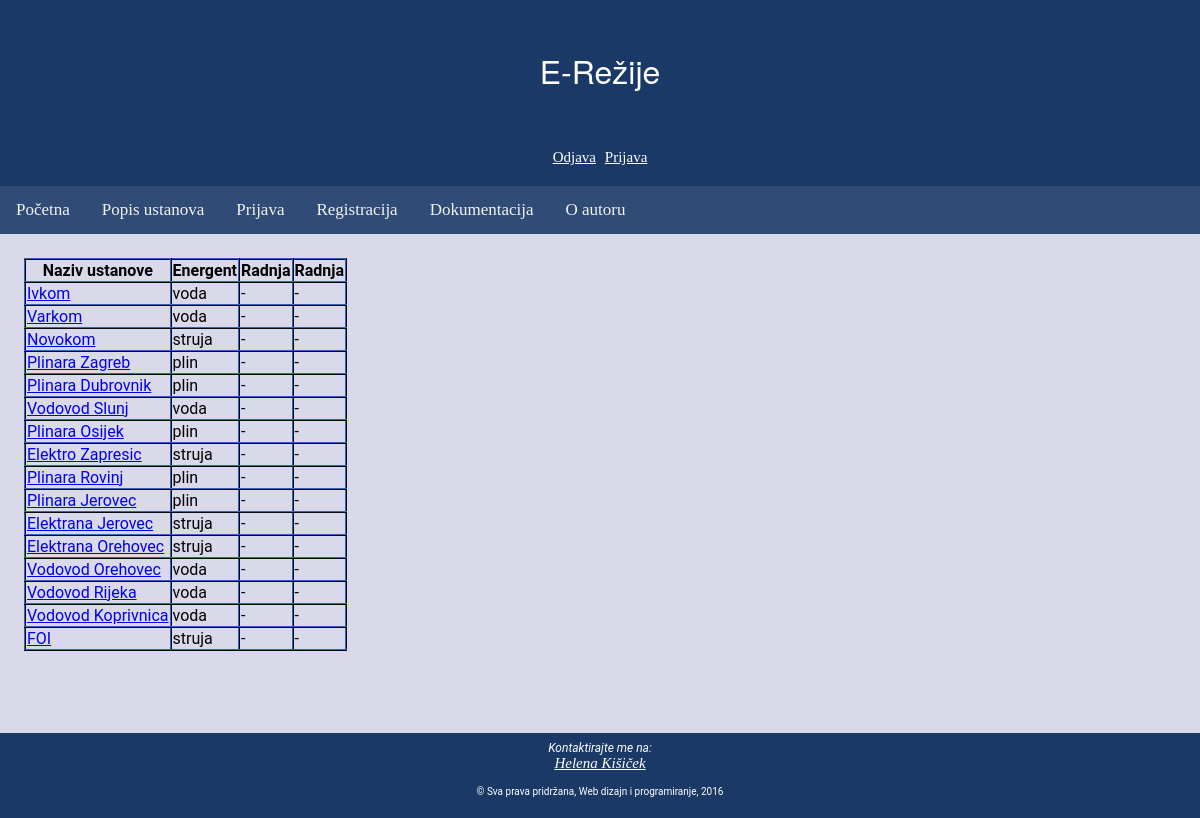
/popis_ustanova.php, run on the app's committed database.
### tables this page shows
CREATE TABLE IF NOT EXISTS `Ustanova` (
  `ID_ustanova` int(11) NOT NULL AUTO_INCREMENT,
  `Naziv` varchar(45) NOT NULL,
  `Energent` varchar(45) NOT NULL,
  PRIMARY KEY (`ID_ustanova`)
);

### okviri/baza_class.php (called while the page is built, shortened)
<?php
class Baza {
    function spojiDB() {
        $mysqli = new mysqli(self::server, self::korisnik, self::lozinka, self::baza);
        return $mysqli;
    }
    function selectDB($upit) {
        $veza = self::spojiDB();
        $rezultat = $veza->query($upit) or trigger_error("Greska kod upita {$upit} - " .
                        "Greska: " . $veza->error . " " . E_USER_ERROR);
        return $rezultat;
    }
    function updateDB($upit) {
        $veza = self::spojiDB();
        if ($rezultat = $veza->query($upit)) {
            return $rezultat;
        } else {
            $veza->close();
            return null;
        }
    }
}
?>

### okviri/postavi_vrijeme.php (called while the page is built, shortened)
<?php
include_once ("okviri/baza_class.php");
function azuriraj(){
    $baza=new Baza();
    $upit="SELECT * FROM Pomak;";
    $rezultat=$baza->selectDB($upit);
    $rez=$rezultat->fetch_array();
    $vrijeme=  time();
    $sustav_vrijeme=date("Y-m-d H:i:s",$vrijeme+($rez['pomak']*3600));
    return $sustav_vrijeme;
}
?>

### popis_ustanova.php (the view, shortened to what this page needs)
<?php
include_once ("okviri/baza_class.php");
include_once ("okviri/postavi_vrijeme.php");
include_once ("okviri/izbornik.php");
$baza = new Baza();
$vrijeme = azuriraj();
$upit = "SELECT * FROM Ustanova;";
$rezultat = $baza->selectDB($upit);
if (isset($_SESSION['tip_korisnik'])) {
    $tip = $_SESSION['tip_korisnik'];
    $ID_korisnik = $_SESSION['ID_korisnik'];
    $dnevnikInsert = "insert into Dnevnik values(default,'popis_ustanova.php','$upit','$vrijeme','$ID_korisnik',2);";
    $baza->updateDB($dnevnikInsert);
} else {
    $tip = 0;
}
$tablica = "<table id='ustanove' ><thead><tr><th>Naziv ustanove</th><th>Energent</th><th>Radnja</th><th>Radnja</th></tr></thead>";
while ($rez = $rezultat->fetch_array()) {
    $ustanova = $rez['ID_ustanova'];
    $naziv = $rez['Naziv'];
    $tablica .="<tr><td>";
    $tablica .="<a href=\"popis_kategorija.php?ustanova=" . $ustanova . "\">" . $naziv . "</a>";
    $tablica .="</td><td>";
    $tablica.=$rez['Energent'];
    $tablica.="</td>";
    if ($tip == 3) {
        $tablica.="<td><a href=\"azuriraj_ustanova.php?ustanova=" . $ustanova . "\">Ažuriraj</a></td>";
    } elseif ($tip == 1 || $tip == 2) {
        $tablica.="<td>-</td>";
    } else {
        $tablica.="<td>-</td><td>-</td>";
    }
}
$tablica.="</tr></table>";
?>
<!DOCTYPE html>
<html>
    <head>
        <link rel="stylesheet" type="text/css" href="./css/hkisicek1.css">
        <link rel="stylesheet" type="text/css" href="http://cdn.datatables.net/1.10.6/css/jquery.dataTables.min.css"/>
        <link rel="stylesheet" href="//code.jquery.com/ui/1.11.4/themes/smoothness/jquery-ui.css">
    </head>
    <body>
        <header id="header">
            <p>E-Režije</p>
            <a class="strana" href="odjava.php" style="">Odjava</a>
            <a class="strana" href='prijava.php' style="">Prijava</a>
        </header>
        <div id="omotac">
            <ul class="topnav">
                <?php echo kreirajIzbornik($tip); ?>
            </ul>
            <section id="sadrzaj">
                <?php
                echo $tablica;
                ?>
            </section>
        </div>
        <footer id="footer">
            <address>
                Kontaktirajte me na: <br>
                <a class="strana" href="mailto:hkisicek@foi.hr">Helena Kišiček</a>
            </address>
            <p><small>&copy; Sva prava pridržana, Web dizajn i programiranje, 2016</small></p>
        </footer>
    </body>
</html>

### okviri/izbornik.php (shortened to what this page needs)
<?php
function kreirajIzbornik($tip) {
    $izbornik = "";
    switch ($tip) {
        case 0:
            $izbornik = "<li> <a href=\"index.php\">Početna</a></li>"
                    . "<li><a href=\"popis_ustanova.php\">Popis ustanova</a></li>"
                    . "<li><a href=\"prijava.php\">Prijava</a></li>"
                    . "<li><a href=\"registracija.php\">Registracija</a></li>"
                    . "<li><a href=\"dokumentacija.html\">Dokumentacija</a></li>"
                    . "<li><a href=\"o_autoru.html\">O autoru</a></li>";
            break;
    }
    return $izbornik;
}

### css/hkisicek1.css (style rules this page uses)
#omotac { height: calc(100vh - 253px); height: -webkit-calc(100vh - 253px); }
.strana { float: outside; position: relative; font-family: "Georgia"; font-size: 15px; color: white; }
ul.topnav { list-style-type: none; margin: 0; padding: 0; overflow: hidden; background-color: #304c76; font-family:"Georgia"; }
ul.topnav li { float: left; }
ul.topnav li a { display: inline-block; color: #f2f2f2; text-align: left; padding: 14px 16px; text-decoration: none; transition: 0.3s; font-size: 17px; }
html, body { min-height:100%; padding:0; margin:0; }
body { background-color: #d9d9e9; box-sizing: border-box; font-size: 16px; font-family: 'Roboto', sans-serif; font-weight: 400; }
section#sadrzaj { padding: 2%; width:96%; margin:0%; float: left; }
header { font-family: Helvetica Neue; font-size: xx-large; color: #ffffff; background-color: #1a3967; background-repeat: no-repeat; padding-top: 15px; padding-bottom: 15px; text-align: center; width: 100%; }
footer { background-color: #1a3967; text-align: center; text-decoration: inherit; color: #ffffff; width: 100%; font-size: 12px; padding: 8px 0px; clear: both; }
table,th,td { border:2px inset #1D3666; border-collapse:collapse; }

### data on the page
ustanova: Naziv "Ivkom", value "voda"
ustanova: Naziv "Varkom", value "voda"
ustanova: Naziv "Novokom", value "struja"
ustanova: Naziv "Plinara Zagreb", value "plin"
ustanova: Naziv "Plinara Dubrovnik", value "plin"
ustanova: Naziv "Vodovod Slunj", value "voda"
ustanova: Naziv "Plinara Osijek", value "plin"
ustanova: Naziv "Elektro Zapresic", value "struja"
ustanova: Naziv "Plinara Rovinj", value "plin"
ustanova: Naziv "Plinara Jerovec", value "plin"
ustanova: Naziv "Elektrana Jerovec", value "struja"
ustanova: Naziv "Elektrana Orehovec", value "struja"
ustanova: Naziv "Vodovod Orehovec", value "voda"
ustanova: Naziv "Vodovod Rijeka", value "voda"
ustanova: Naziv "Vodovod Koprivnica", value "voda"
ustanova: Naziv "FOI", value "struja"
